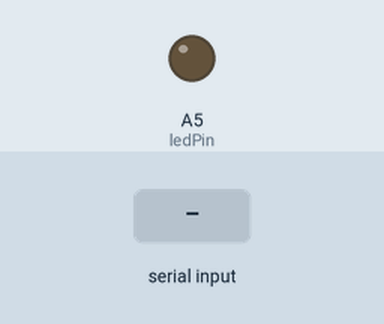
Recording of a program running on a simulated Arduino Nano 33 IoT. Shown: output pins drawn as LEDs (lit = HIGH). The test bench sets the inputs (shaded band).

Above: at 1.2 s.
1.3 s: "90,45\n" received over Serial
At 2.0 s:
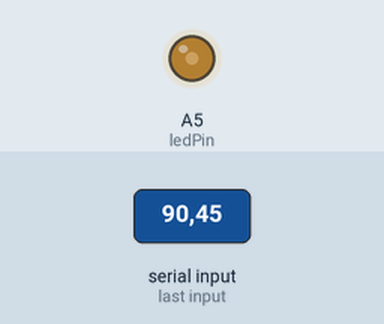
2.8 s: "30,150\n" received over Serial
At 3.1 s:
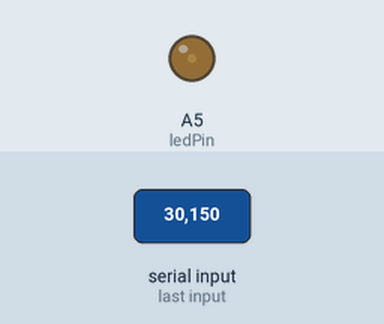
4.3 s: "200\n" received over Serial
At 5.5 s:
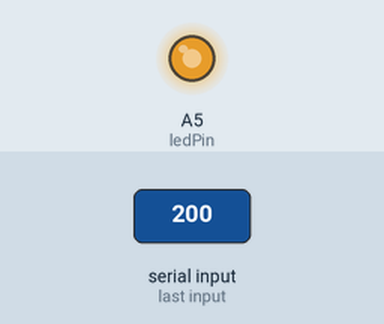
5.8 s: "90\n" received over Serial
At 6.6 s:
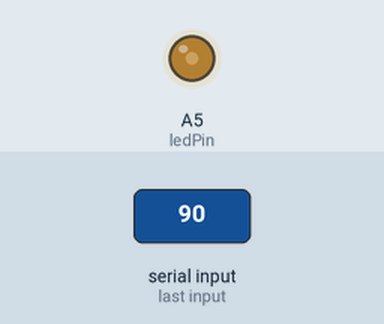
Timing chart, 0 to 8.3 s (numbered marks = the images above; inputs shaded):
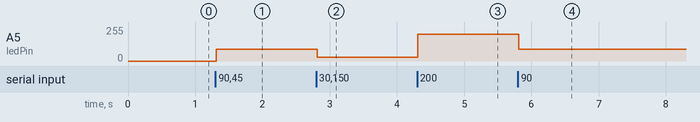

The program:

main.cpp
```cpp
#include <Arduino.h>

int ledPin = 19;

void setup() {
    pinMode(ledPin, OUTPUT);
    Serial.begin(115200);
    Serial.setTimeout(10);
}

void loop() {
    if (Serial.available() > 0)
    {
        String command = Serial.readString();

        command.trim();

        if (command.toInt() != 0)
        {
            analogWrite(ledPin, command.toInt());
        }
        else
        {
            if (command == String("on"))
            {
                digitalWrite(ledPin, HIGH);
            }
            else if (command == String("off"))
            {
                digitalWrite(ledPin, LOW);
            }
        }

    }
}
```

Measured:
- after the input at 1.3 s, A5 (ledPin): 0/255 → 90/255 at once
- after the input at 2.8 s, A5 (ledPin): 90/255 → 30/255 at once
- after the input at 4.3 s, A5 (ledPin): 30/255 → 200/255 at once
- after the input at 5.8 s, A5 (ledPin): 200/255 → 90/255 at once
